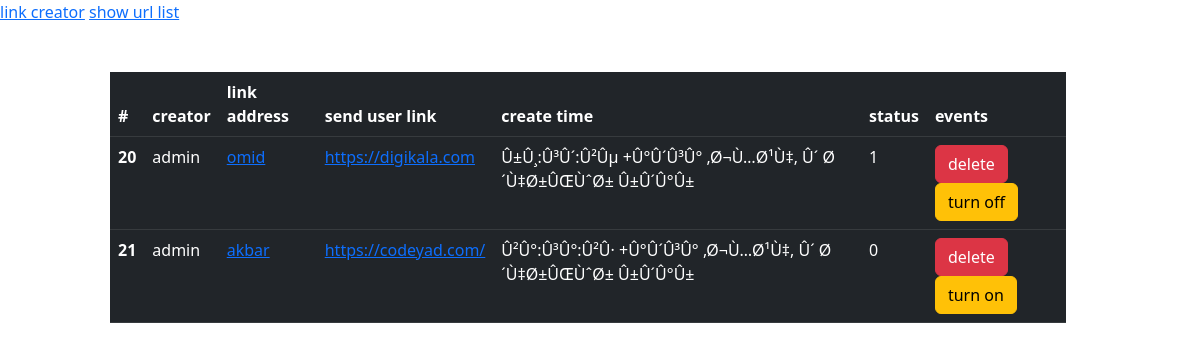
Screenshot of /index.php?event=url_list with the database file from the repository.
### tables this page shows
CREATE TABLE `links` (
  `ID` int(11) NOT NULL,
  `creator` varchar(255) NOT NULL,
  `link_address` varchar(255) NOT NULL,
  `link_url` text NOT NULL,
  `create_time` varchar(255) NOT NULL,
  `status` int(2) NOT NULL DEFAULT '1'
);

### index.php (the view, shortened to what this page needs)
<?php
include './private/database.php';
?>
<!DOCTYPE html>
<html lang="en">
    <head>
<link href="https://cdn.jsdelivr.net/npm/bootstrap@5.2.0/dist/css/bootstrap.min.css" rel="stylesheet">
    </head>
    <body>
        <a href="index.php">link creator</a>
        <a href="index.php?event=url_list">show url list</a>
                <br>
    <div class="container-fluid row justify-content-center mt-5">
    <div class="col-10">
                        <?php
                        if(isset($_GET['event']) && $_GET['event'] === 'url_list'){
                                 ?>
    <table class="table table-dark">
                    <thead>
        <tr>
          <th scope="col">#</th>
          <th scope="col">creator</th>
          <th scope="col">link address</th>
          <th scope="col">send user link</th>
          <th scope="col">create time</th>
          <th scope="col">status</th>
          <th scope="col">events</th>
        </tr>
      </thead>
      <tbody>
                          <?php  $get_links = $connection->query("SELECT * FROM links");
                            if($get_links->num_rows >0){
                                while($links = $get_links->fetch_assoc()){
                        ?>
        <tr>
          <th scope="row"><?php echo $links['ID']; ?></th>
          <td>
            <?php echo $links['creator']; ?>
          </td>
          <td>
          <a href="./links/<?php echo $links['link_address']; ?>.php"><?php echo $links['link_address']; ?></a>
          </td>
          <td>
          <a href="<?php echo $links['link_url']; ?>"><?php echo $links['link_url']; ?></a>
          </td>
          <td>
         <?php echo $links['create_time']; ?>
          </td>
          <td>
         <?php echo $links['status']; ?>
          </td>
          <td>
            <a class="btn btn-danger" href="event.php?event=delete&id=<?php echo $links['ID']?>">delete</a>
                     <?php if($links['status'] == 1){ ?>
                 <a class="btn btn-warning" href="event.php?event=off&id=<?php echo $links['ID']?>">turn off</a>
                        <?php }else{?>
                <a class="btn btn-warning" href="event.php?event=on&id=<?php echo $links['ID']?>">turn on</a>
                            <?php }?>
            </td>
        </tr>
                                    <?php }}}?>
                                    </tbody>
    </table>
            </div>
    </div>
    </body>
</html>

### rows the page displays
links: ID "20", creator "admin", link_address "omid", link_url "https://digikala.com", create_time "Û±Û¸:Û³Û´:Û²Ûµ +Û°Û´Û³Û° ,Ø¬Ù…Ø¹Ù‡, Û´ Ø´Ù‡Ø±ÛŒÙˆØ± Û±Û´Û°Û±", status "1"
links: ID "21", creator "admin", link_address "akbar", link_url "https://codeyad.com/", create_time "Û²Û°:Û³Û°:Û²Û· +Û°Û´Û³Û° ,Ø¬Ù…Ø¹Ù‡, Û´ Ø´Ù‡Ø±ÛŒÙˆØ± Û±Û´Û°Û±", status "0"
